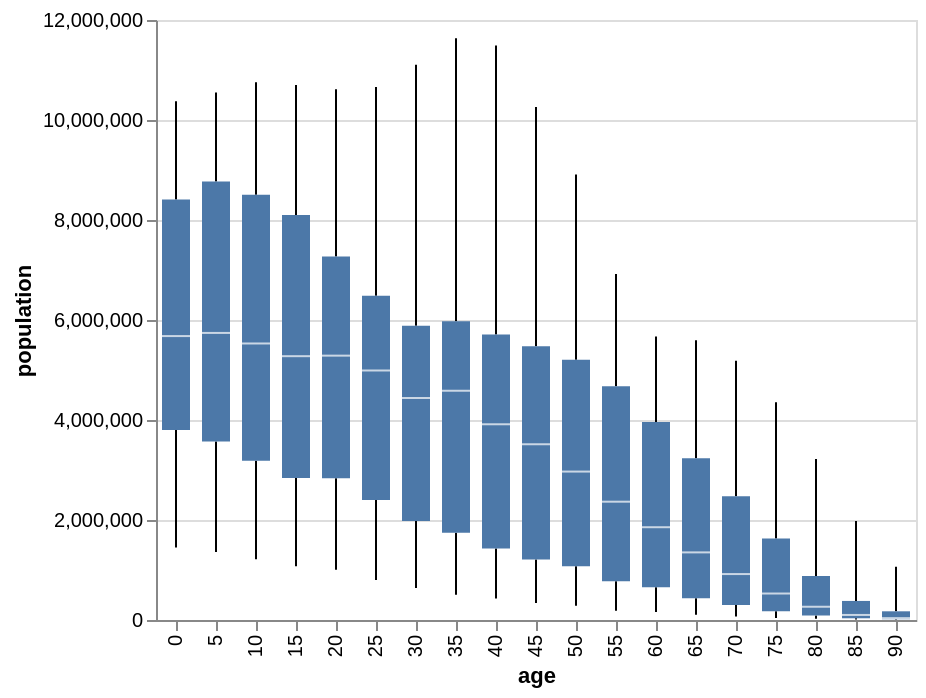

Write the Vega-Lite specification saved for this chart.
### Vega-Lite specification from a JSON file in a GitHub repository (floating-point values rounded to 4 significant figures; data arrays with more than 128 entries replaced by an {"elided": "..."} marker saying what was removed)
{"$schema": "https://vega.github.io/schema/vega-lite/v5.json", "description": "A vertical 2D box plot showing median, min, and max in the US population distribution of age groups in 2000.", "data": {"values": {"elided": "570 records"}}, "mark": {"type": "boxplot", "extent": "min-max"}, "encoding": {"x": {"field": "age", "type": "ordinal"}, "y": {"field": "people", "type": "quantitative", "axis": {"title": "population"}}}}
